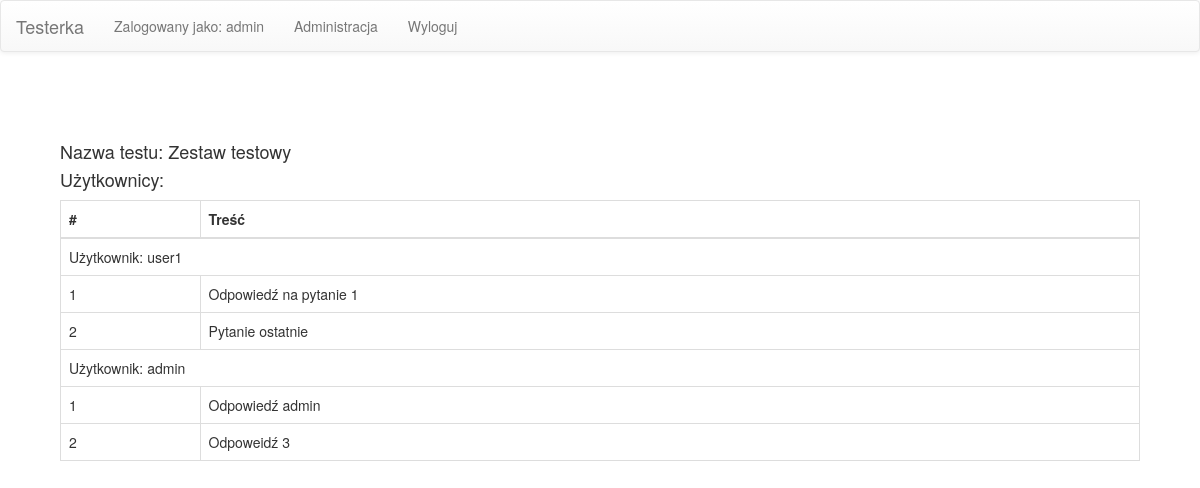
The page /tests/5/manage (signed in) on the database its author committed.
### testerka/models.py (models this page shows, shortened)
class TestSuite(models.Model):
    id = models.AutoField(primary_key=True, editable=False)
    name = models.CharField(
        max_length=200, verbose_name="Nazwa", default="Nazwa testu")
    dateStart = models.DateTimeField(
        verbose_name="Data rozpoczęcia", default=datetime.now)
    dateEnd = models.DateTimeField(
        verbose_name="Data zakończenia", default=datetime.now)

class UserTestSuite(models.Model):
    id = models.AutoField(primary_key=True)
    user = models.ForeignKey(settings.AUTH_USER_MODEL,
                             on_delete=models.CASCADE)
    testSuite = models.ForeignKey(TestSuite, on_delete=models.CASCADE)
    currentQuestion = models.IntegerField(default=1)
    finished = models.BooleanField(default=False)

class UserTestQuestion(models.Model):
    id = models.AutoField(primary_key=True)
    userTestSuite = models.ForeignKey(UserTestSuite, on_delete=models.CASCADE)
    testQuestion = models.ForeignKey(TestQuestion, on_delete=models.CASCADE)
    answer = models.TextField(default="")

### testerka/views/manage_test.py (the view)
# urls.py: path('tests/<int:test_id>/manage', views.manage_test, name='manage_test'),
@login_required
@user_passes_test(lambda u: u.is_superuser)
@require_GET
def manage_test(request, test_id):
    test = load_test(request, test_id)
    if test is HttpResponse:
        return test
    user_test_suites = UserTestSuite.objects.filter(testSuite=test)
    for user_test in user_test_suites:
        user_test.questions = UserTestQuestion.objects.filter(
            userTestSuite=user_test)
    template = loader.get_template('test/manage.html')
    context = {
        'test': test,
        'userTests': user_test_suites
    }
    return HttpResponse(template.render(context, request))

### testerka/views/question_helper.py (called while the page is built)
def load_test(request, test_id):
    test_query = TestSuite.objects.filter(id=test_id)
    if len(test_query) != 1:
        return test_not_found(request)
    test = test_query[0]
    test.dateStart = test.dateStart.replace(tzinfo=None)
    test.dateEnd = test.dateEnd.replace(tzinfo=None)
    return test

### testerka/templates/test/manage.html
{% extends "base_generic.html" %}
{% block content %}
<div style="min-height: 2em">
    <h4 style="position: absolute">Nazwa testu: {{test.name}}</h4>
</div>
<div>
<h4>Użytkownicy:</h4>
<table class="table table-bordered">
<thead>
    <th>#</th>
    <th>Treść</th>
</thead>
<tbody>
{% for userTest in userTests %}
<tr>
    <td colspan="2">Użytkownik: {{userTest.user}}</td>
</tr>
    {% for question in userTest.questions %}
    <tr>
    <td>{{ forloop.counter }}</td>
    <td>{{question.answer}}</td>
</tr>
    {% endfor %}
{% endfor %}
</tbody>
</table>
</div>
{% endblock %}

### testerka/templates/base_generic.html (shortened to what this page needs)
<!DOCTYPE html>
<html lang="en">
<head>
    <link rel="stylesheet" href="//maxcdn.bootstrapcdn.com/bootstrap/3.2.0/css/bootstrap.min.css">
    <link rel="stylesheet" href="//maxcdn.bootstrapcdn.com/bootstrap/3.2.0/css/bootstrap-theme.min.css">
</head>
<body>
    <nav class="navbar navbar-default">
        <div class="container-fluid">
            <div class="navbar-header">
                <a class="navbar-brand" href="/">Testerka</a>
            </div>
            {% block sidebar %}
            <ul class="nav navbar-nav">
                {% if user.is_authenticated %}
                <li><a href="/">Zalogowany jako: {{ user.get_username }}</a></li>
                {% if request.user.is_superuser %}
                <li><a href="/admin">Administracja</a></li>
                {% endif %}
                <li><a href="{% url 'logout'%}?next={{request.path}}">Wyloguj</a></li>
            {% else %}
                <li><a href="{% url 'login'%}?next={{request.path}}">Zaloguj</a></li>
            {% endif %}
            </ul>
            {% endblock %}
        </div>
    </nav>
    <div id="container" style="padding: 5%">
        {% block content %}{% endblock %}
    </div>
</body>
</html>

### rows shown on the page
TestSuite: name "Zestaw testowy"
UserTestSuite: user "user1"
UserTestQuestion: answer "Odpowiedź na pytanie 1"
UserTestQuestion: answer "Pytanie ostatnie"
UserTestSuite: user "admin"
UserTestQuestion: answer "Odpowiedź admin"
UserTestQuestion: answer "Odpoweidź 3"

### other values the page prints
{{ user.get_username }} "admin"
